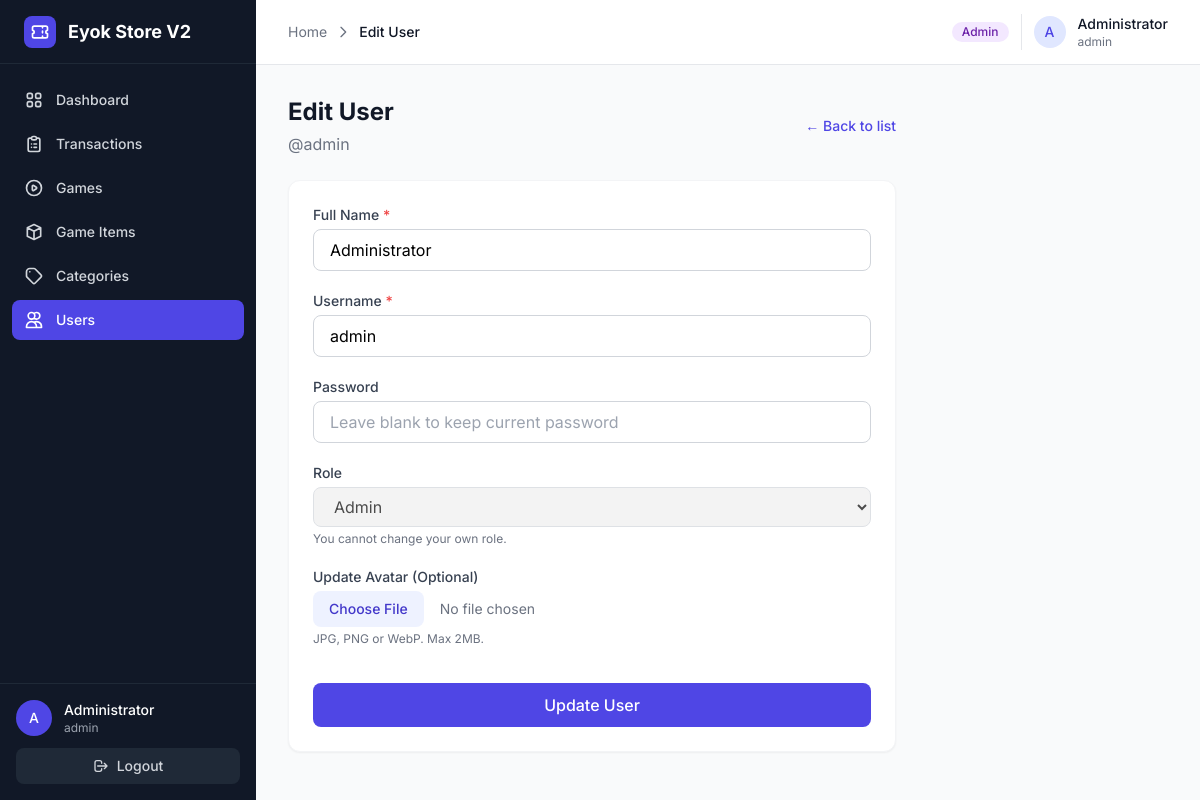
The page /modules/users/edit.php?id=3 (signed in) on the database its author committed.
### tables this page shows
CREATE TABLE `users` (
  `id` int(11) NOT NULL,
  `username` varchar(50) NOT NULL,
  `password` varchar(255) NOT NULL,
  `full_name` varchar(100) NOT NULL,
  `avatar` varchar(255) DEFAULT NULL,
  `role` enum('admin','operator') DEFAULT 'operator',
  `created_at` timestamp NOT NULL DEFAULT current_timestamp()
);

### modules/users/edit.php (the view, shortened to what this page needs)
<?php
$db = getDBConnection();
$id = intval($_GET['id'] ?? 0);
$stmt = $db->prepare("SELECT * FROM users WHERE id = :id");
$stmt->execute([':id' => $id]);
$user = $stmt->fetch();
$errors = [];
require_once '../../includes/header.php';
require_once '../../includes/sidebar.php';
?>
<main class="lg:ml-64 pt-16 min-h-screen">
    <div class="p-4 lg:p-8 max-w-2xl">
        <div class="mb-6 flex items-center justify-between">
            <div>
                <h1 class="text-2xl font-bold text-gray-900">Edit User</h1>
                <p class="text-gray-500 mt-1">@<?php echo htmlspecialchars($user['username']); ?></p>
            </div>
            <a href="index.php" class="text-indigo-600 hover:text-indigo-800 text-sm font-medium">← Back to list</a>
        </div>
        <div class="bg-white rounded-xl shadow-sm border border-gray-100 p-6">
            <form method="POST" action="" enctype="multipart/form-data">
                <div class="space-y-5">
                    <div>
                        <label for="full_name" class="block text-sm font-medium text-gray-700 mb-1">Full Name <span class="text-red-500">*</span></label>
                        <input type="text" id="full_name" name="full_name" value="<?php echo htmlspecialchars($_POST['full_name'] ?? $user['full_name']); ?>" maxlength="100" class="w-full px-4 py-2 border <?php echo isset($errors['full_name']) ? 'border-red-500' : 'border-gray-300'; ?> rounded-lg focus:ring-2 focus:ring-indigo-500 focus:border-indigo-500 outline-none">
                    </div>
                    <div>
                        <label for="username" class="block text-sm font-medium text-gray-700 mb-1">Username <span class="text-red-500">*</span></label>
                        <input type="text" id="username" name="username" value="<?php echo htmlspecialchars($_POST['username'] ?? $user['username']); ?>" maxlength="50" class="w-full px-4 py-2 border <?php echo isset($errors['username']) ? 'border-red-500' : 'border-gray-300'; ?> rounded-lg focus:ring-2 focus:ring-indigo-500 focus:border-indigo-500 outline-none">
                    </div>
                    <div>
                        <label for="password" class="block text-sm font-medium text-gray-700 mb-1">Password</label>
                        <input type="password" id="password" name="password" class="w-full px-4 py-2 border <?php echo isset($errors['password']) ? 'border-red-500' : 'border-gray-300'; ?> rounded-lg focus:ring-2 focus:ring-indigo-500 focus:border-indigo-500 outline-none" placeholder="Leave blank to keep current password">
                    </div>
                    <div>
                        <label for="role" class="block text-sm font-medium text-gray-700 mb-1">Role</label>
                        <select id="role" name="role" class="w-full px-4 py-2 border border-gray-300 rounded-lg focus:ring-2 focus:ring-indigo-500 focus:border-indigo-500 outline-none" <?php echo ($id == $_SESSION['user_id']) ? 'disabled' : ''; ?>>
                            <?php $selectedRole = $_POST['role'] ?? $user['role']; ?>
                            <option value="admin" <?php echo ($selectedRole === 'admin') ? 'selected' : ''; ?>>Admin</option>
                        </select>
                        <?php if ($id == $_SESSION['user_id']): ?>
                            <p class="mt-1 text-xs text-gray-500">You cannot change your own role.</p>
                        <?php endif; ?>
                    </div>
                    <div>
                        <label for="avatar" class="block text-sm font-medium text-gray-700 mb-1">Update Avatar (Optional)</label>
                        <input type="file" id="avatar" name="avatar" accept="image/jpeg, image/png, image/webp" class="w-full text-sm text-gray-500 file:mr-4 file:py-2 file:px-4 file:rounded-lg file:border-0 file:text-sm file:font-medium file:bg-indigo-50 file:text-indigo-700 hover:file:bg-indigo-100">
                        <p class="mt-1 text-xs text-gray-500">JPG, PNG or WebP. Max 2MB.</p>
                    </div>
                    <div class="pt-4">
                        <button type="submit" class="w-full bg-indigo-600 text-white font-medium py-2.5 rounded-lg hover:bg-indigo-700 transition-colors">
                            Update User
                        </button>
                    </div>
                </div>
            </form>
        </div>
    </div>
</main>
<?php require_once '../../includes/footer.php'; ?>

### includes/header.php (style rules this page uses)
body { font-family: 'Inter', sans-serif; }

### rows shown on the page
users: username "admin", full_name "Administrator", role "Admin"

### other values the page prints
$pageTitle "Edit User"
$_SESSION['role'] "Admin"
substr($_SESSION['full_name'] ?? 'U', 0, 1) "A"
$_SESSION['full_name'] "Administrator"
$_SESSION['username'] "admin"
$item['name'] "Dashboard"
$item['name'] "Transactions"
$item['name'] "Games"
$item['name'] "Game Items"
$item['name'] "Categories"
$item['name'] "Users"
